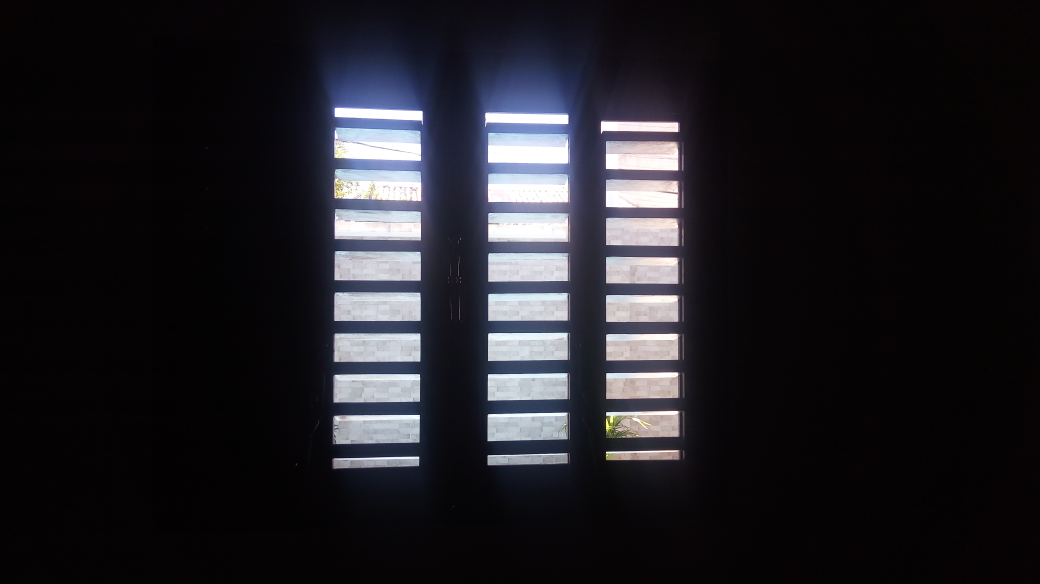
//> input picture DCA0445-PROCESSAMENTO-DIGITAL-DE-IMAGENS/Unidade_2/Filtragem no Domínio da Frequência - Filtro Homomórfico/Janela_escura.jpg, 4160 x 2336 px (shown at 1/4 size)
$ ./Filtro_homomorfico   (built with g++ and OpenCV 4)
//> lines starting //> are read from the running program, lines starting //| are printed output that depends on the picture
#include <iostream>
#include <opencv2/opencv.hpp>
#include <opencv2/imgproc/imgproc.hpp>
#include <vector>

#define RADIUS 20
using namespace cv;
using namespace std;

#define CV_LOAD_IMAGE_GRAYSCALE 0
#define CV_WINDOW_FREERATIO 0x00000100
#define CV_MINMAX 32

double    gammaH, gammaL, c, D0;
int       gammaH_slider=20, gammaL_slider=2, c_slider=1, D0_slider=5;
const int gammaH_max=50,   gammaL_max=10,   c_max=100,  D0_max=200;

Mat padded, imagem, filtragem;


void deslocaDFT(Mat& imagem ){ // Realiza a troca de quadrantes da imagem (DFT)
  Mat tmp, A, B, C, D;

  /*
   No caso da imagem ter tamanho impar, essa bloco
   de código recorta a região para evitar cópias com
   tamanhos desiguais
   */
  imagem = imagem(Rect(0, 0, imagem.cols & -2, imagem.rows & -2));
  int cx = imagem.cols/2;
  int cy = imagem.rows/2;

  // Reorganização dos quadrantes da transformada
  A = imagem(Rect(0, 0, cx, cy));
  B = imagem(Rect(cx, 0, cx, cy));
  C = imagem(Rect(0, cy, cx, cy));
  D = imagem(Rect(cx, cy, cx, cy));

  A.copyTo(tmp);  D.copyTo(A);  tmp.copyTo(D);// A <-> D
  C.copyTo(tmp);  B.copyTo(C);  tmp.copyTo(B); // C <-> B
}

 /*
  Realiza a construção do Filtro Homomórfico
  gl, gh, c, d0 são as variáveis do filtro
*/
Mat cria_filtro(double gl, double gh, double c, double d0){

  Mat filtro = Mat(padded.size(), CV_32FC2, Scalar(0)), tmp = Mat(padded.size(), CV_32F);
  int dft_M = padded.rows, dft_N = padded.cols;

  for(int i=0; i<dft_M; i++){
    for(int j=0; j<dft_N; j++){
      tmp.at<float> (i,j) = (gh - gl)*(1 - exp(-c*(( (i-dft_M/2)*(i-dft_M/2) + (j-dft_N/2)*(j-dft_N/2) ) / (d0*d0) ))) + gl;
    }
  }

  Mat comps[]= {tmp,tmp};
  merge(comps, 2, filtro);
  normalize(tmp,tmp,0,1,CV_MINMAX);
  imshow("filtro", tmp);
  return filtro;
}

Mat filtra(){
  Mat filtro, complexImage;
  Mat_<float> realInput, zeros;
  vector<Mat> planos;

  // identifica os tamanhos otimos para calculo do FFT
  int dft_M = getOptimalDFTSize(imagem.rows);
  int dft_N = getOptimalDFTSize(imagem.cols);

  // realiza o padding da imagem
  copyMakeBorder(imagem, padded, 0,
                 dft_M - imagem.rows, 0,
                 dft_N - imagem.cols,
                 BORDER_CONSTANT, Scalar::all(0));
  zeros = Mat_<float>::zeros(padded.size());
  complexImage = Mat(padded.size(), CV_32FC2, Scalar(0));
  filtro = complexImage.clone();

  Mat comps[]= {Mat(dft_M, dft_N, CV_32F), Mat(dft_M, dft_N, CV_32F)};
  merge(comps, 2, filtro);

  planos.clear();

  realInput = Mat_<float>(padded);
  realInput += Scalar::all(1);
  log(realInput, realInput);
  planos.push_back(realInput);
  planos.push_back(zeros);
  merge(planos, complexImage);

  dft(complexImage, complexImage); // Calcula a dft
  deslocaDFT(complexImage); // Realiza a troca de quadrantes
  resize(complexImage, complexImage, padded.size());
  normalize(complexImage, complexImage, 0, 1, CV_MINMAX);

  filtro = cria_filtro(gammaH, gammaL, c, D0);

  mulSpectrums(complexImage,filtro,complexImage,0); // Filtro frequencial sendo aplicado
  deslocaDFT(complexImage); // Troca os quadrantes novamente
  idft(complexImage, complexImage); // Calcula a dft inversa

  planos.clear();
  split(complexImage, planos); // Separa as partes (real e imaginaria) da imagem filtrada
  exp(planos[0], planos[0]);
  planos[0] -= Scalar::all(1);
  normalize(planos[0], planos[0], 0, 1, CV_MINMAX); // Realiza a normalização da parte real
  return planos[0];
}

/*
  Ativado como reação a qualquer interação nos sliders
*/
void on_trackbar(int, void*){
  gammaH = (double)gammaH_slider/10.0; // gammaH = real, variando entre 0 e 5
  gammaL = (double)gammaL_slider/10.0; // gammaL = real, variando entre 0 e 1
  c = (double)c_slider; // c = real, variando entre 0 e 60
  D0 = (double)D0_slider;
  if(D0<1.0){
    D0=1.0;
  }
  if(c<1.0){
    c=1.0;
  }
  filtragem = filtra();
  imshow("filtragem", filtragem);
  normalize(filtragem, filtragem, 0, 255, CV_MINMAX);
  imwrite("Imagem_filtrada.png", filtragem);
}


int main(int , char**){
  char TrackbarName[50];

  vector<String> end;
  imagem = cv::imread("Janela_escura.jpg",cv::IMREAD_GRAYSCALE);
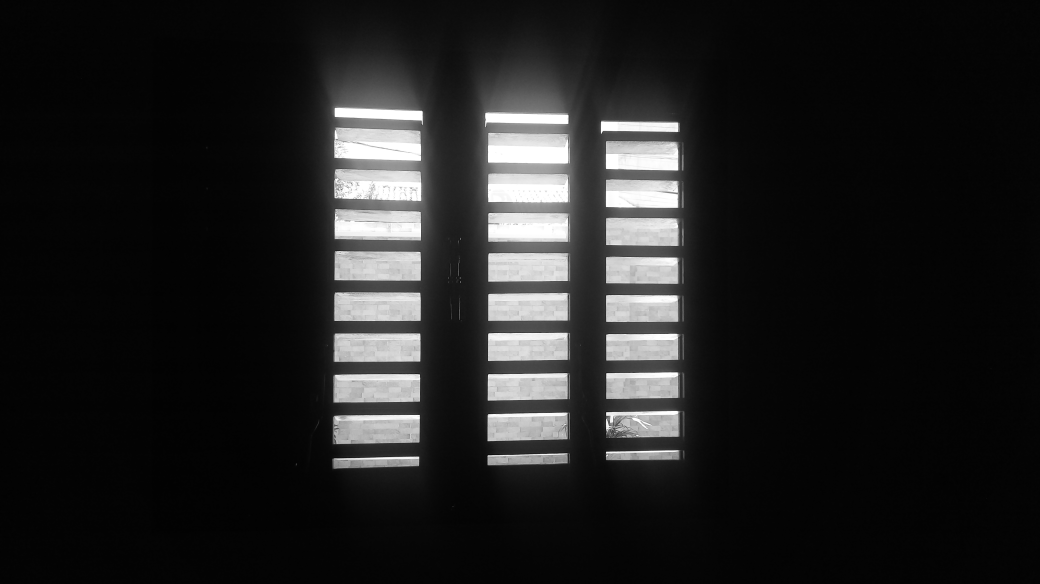
//> imagem: 2336 rows x 4160 cols, CV_8UC1 (shown at 1/4 size); min 0, max 255, mean 32.8
  resize(imagem, imagem, cv::Size(700, 800));  // Realiza o redimensionamento da imagem para 700x800
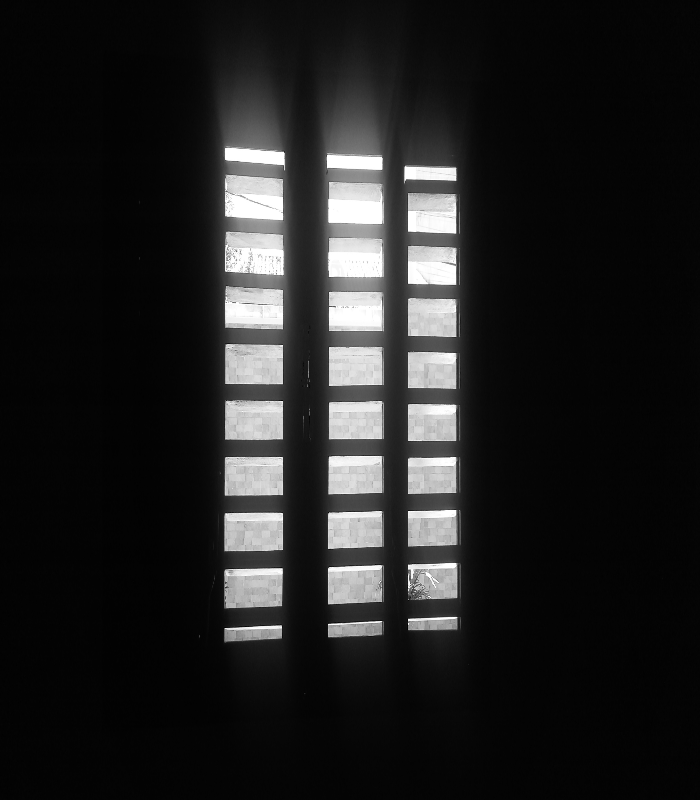
//> imagem: 800 rows x 700 cols, CV_8UC1; min 0, max 255, mean 32.7
  imshow("Imagem_original", imagem);

  namedWindow("filtragem", CV_WINDOW_FREERATIO);

  sprintf(TrackbarName, "GammaH: %d", gammaH_max);
  createTrackbar(TrackbarName, "filtragem", &gammaH_slider, gammaH_max, on_trackbar);

  sprintf(TrackbarName, "GammaL: %d", gammaL_max);
  createTrackbar(TrackbarName, "filtragem", &gammaL_slider, gammaL_max, on_trackbar);

  sprintf(TrackbarName, "c: %d", c_max);
  createTrackbar(TrackbarName, "filtragem", &c_slider, c_max, on_trackbar);

  sprintf(TrackbarName, "D0: %d", D0_max);
  createTrackbar(TrackbarName, "filtragem", &D0_slider,D0_max, on_trackbar);
  waitKey();
//> in filtra, `copyMakeBorder(imagem, padded, 0, dft_M - imagem.rows, 0, dft_N - imag..`:
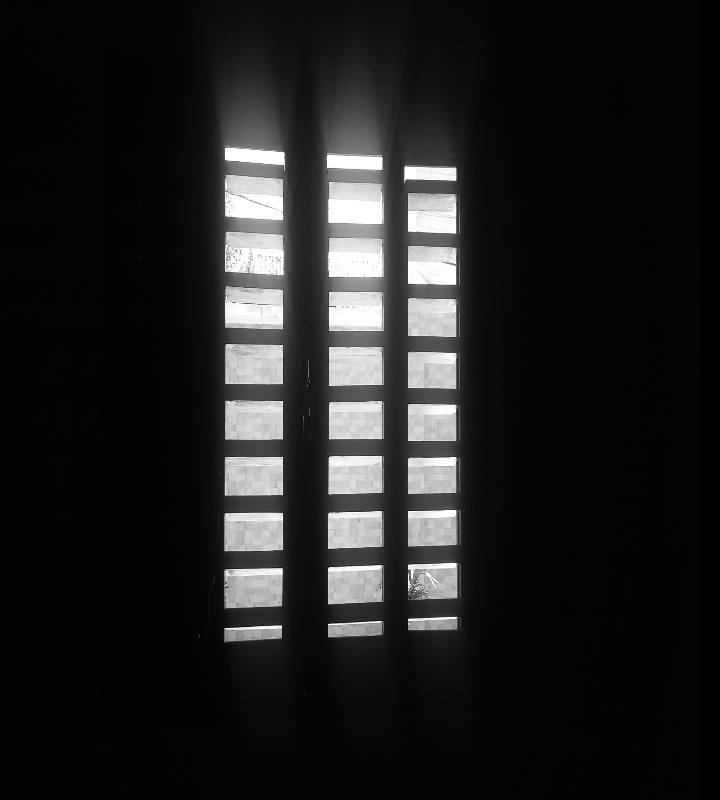
//> padded: 800 rows x 720 cols, CV_8UC1; min 0, max 255, mean 31.8
//> in filtra, `planos.push_back(realInput);`:
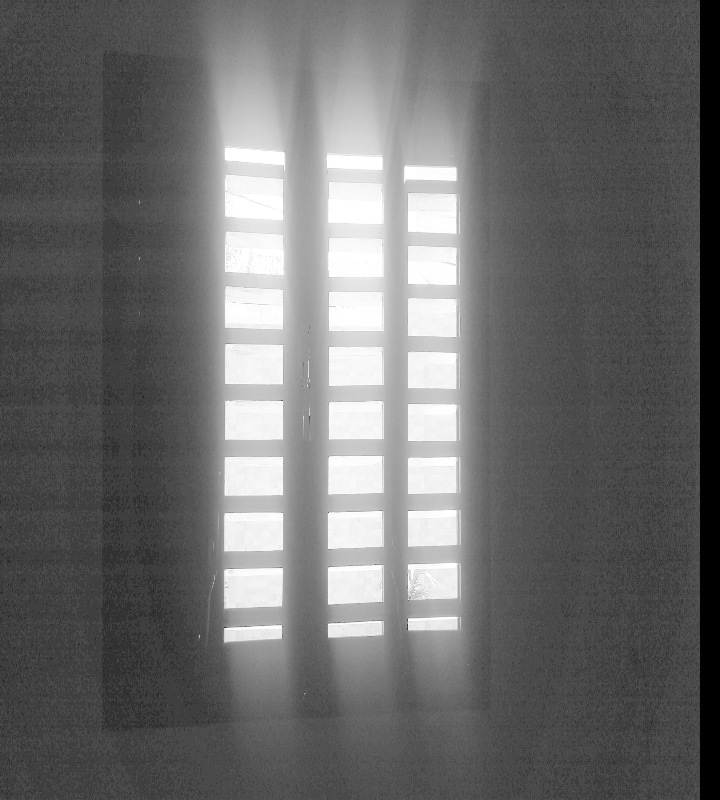
//> planos[0]: 800 rows x 720 cols, CV_32FC1; min 0, max 5.55, mean 2.36; drawn with min black and max white
//> in filtra, `planos.push_back(zeros);`: planos[1]: 800 rows x 720 cols, CV_32FC1; every value is 0
//> after the loop in cria_filtro, `for(int i=0; i<dft_M; i++)`:
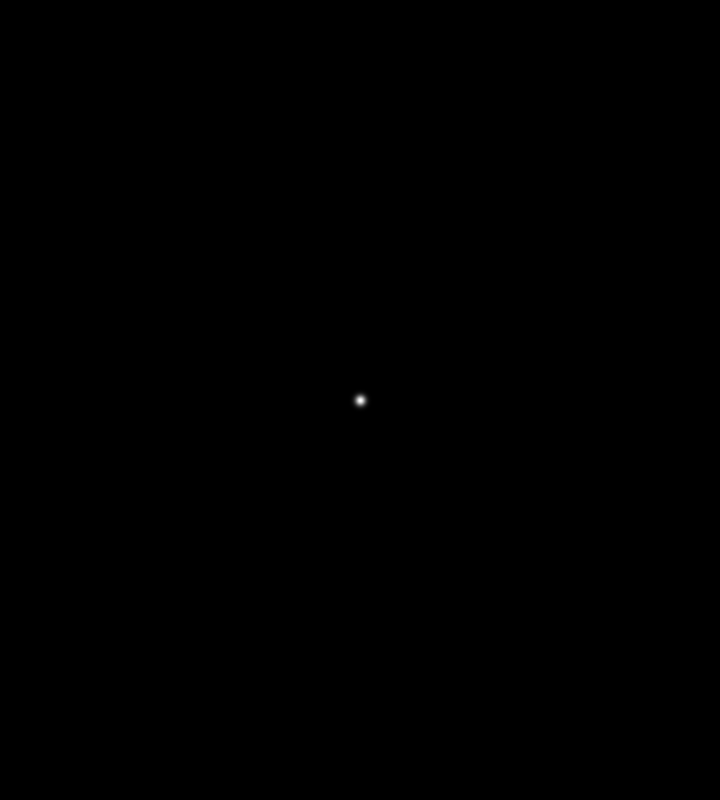
//> tmp: 800 rows x 720 cols, CV_32FC1; min 0.2, max 2, mean 0.2; drawn with min black and max white
//> in filtra, `split(complexImage, planos);`:
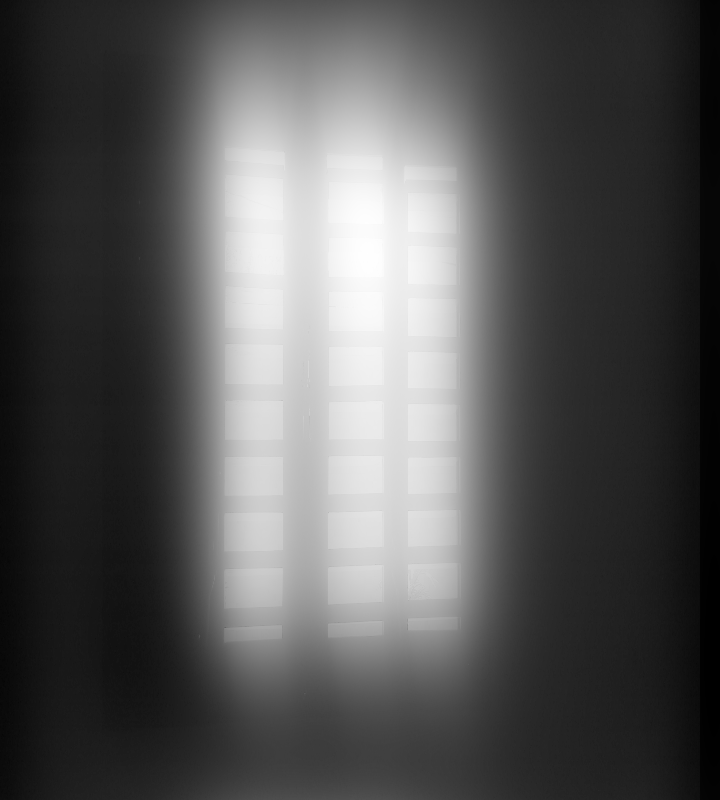
//> planos[0]: 800 rows x 720 cols, CV_32FC1; min 0.653, max 3.26, mean 1.54; drawn with min black and max white
//> in filtra, `planos[0] -= Scalar::all(1);`:
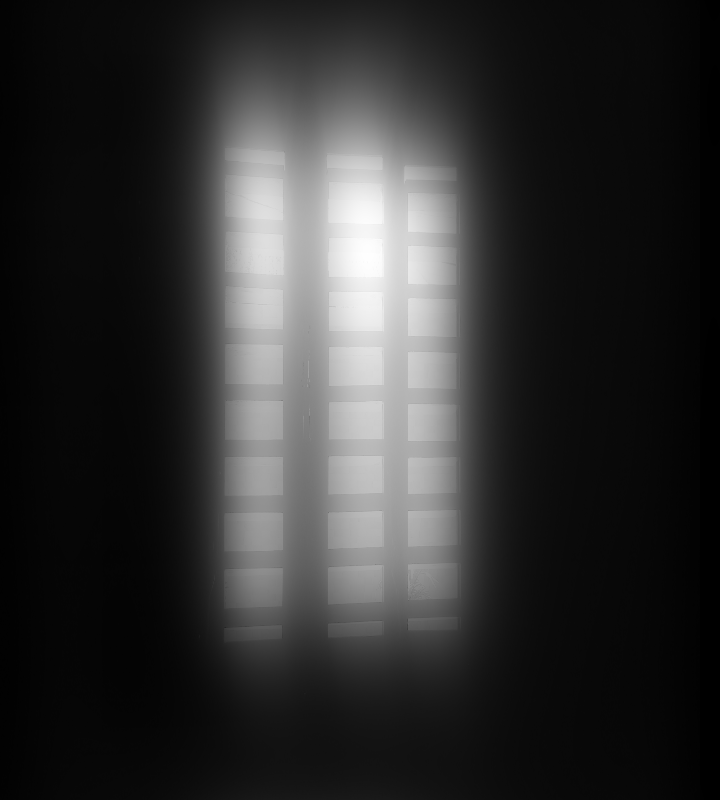
//> planos[0]: 800 rows x 720 cols, CV_32FC1; min 0.922, max 24.94, mean 5.5; drawn with min black and max white

  return 0;
}
